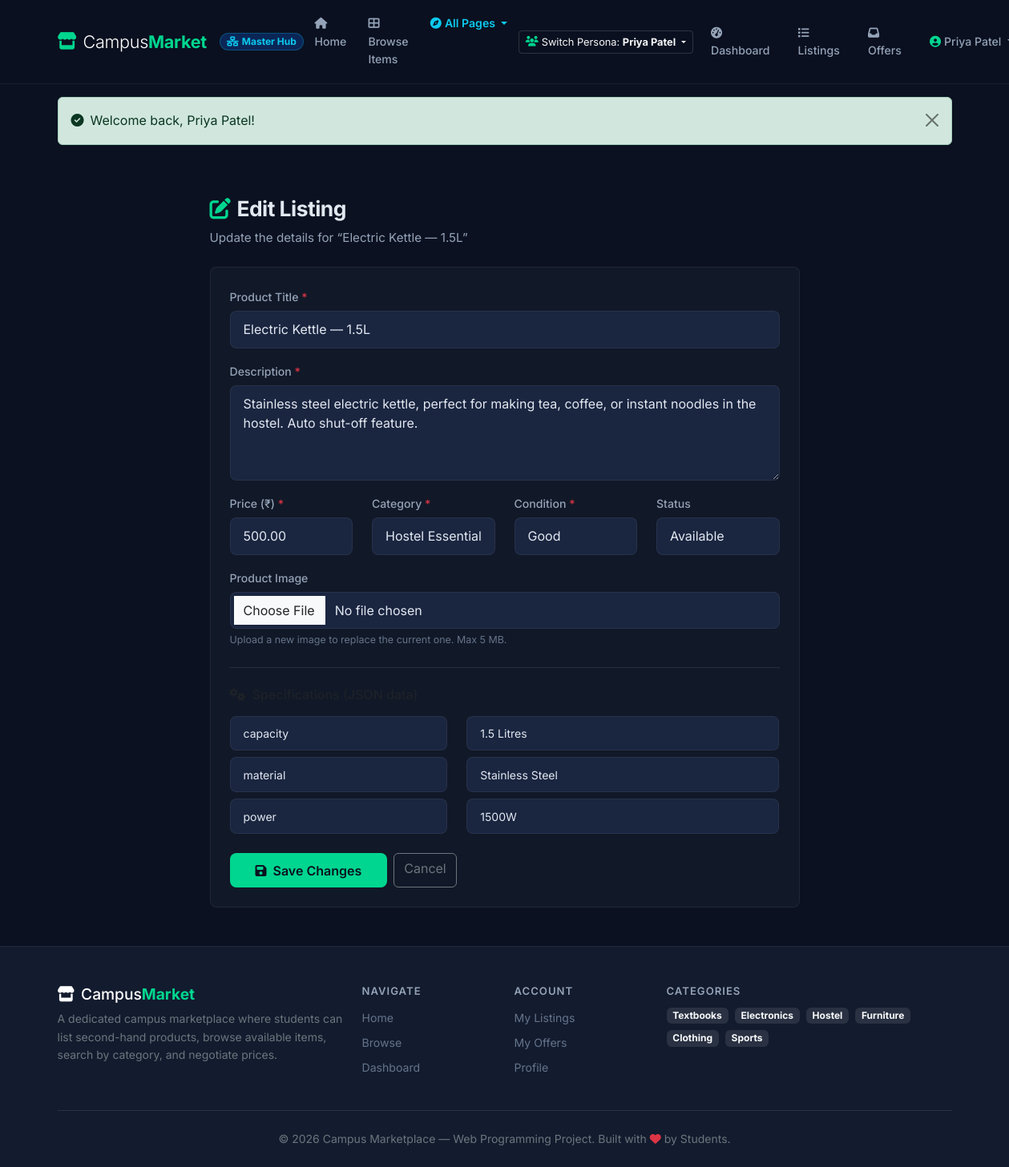
The page /edit-listing.php?id=8 (signed in) on the database its author committed.
### tables this page shows
CREATE TABLE IF NOT EXISTS `products` (
  `id`           INT UNSIGNED     NOT NULL AUTO_INCREMENT,
  `seller_id`    INT UNSIGNED     NOT NULL,
  `title`        VARCHAR(200)     NOT NULL,
  `description`  TEXT             NOT NULL,
  `price`        DECIMAL(10,2)    NOT NULL,
  `product_data` JSON             NOT NULL,
  `image_path`   VARCHAR(500)     DEFAULT NULL,
  `status`       ENUM('Available','Reserved','Sold','Archived') NOT NULL DEFAULT 'Available',
  `created_at`   DATETIME         NOT NULL DEFAULT CURRENT_TIMESTAMP,
  `updated_at`   DATETIME         NOT NULL DEFAULT CURRENT_TIMESTAMP ON UPDATE CURRENT_TIMESTAMP,
  `archived_at`  DATETIME         DEFAULT NULL,
  PRIMARY KEY (`id`),
  KEY `idx_seller`  (`seller_id`),
  KEY `idx_status`  (`status`),
  KEY `idx_price`   (`price`),
  CONSTRAINT `fk_products_seller` FOREIGN KEY (`seller_id`)
    REFERENCES `users`(`id`) ON DELETE CASCADE ON UPDATE CASCADE
);

### includes/functions.php (called while the page is built, shortened)
<?php
function e(string $value): string {
    return htmlspecialchars($value, ENT_QUOTES, 'UTF-8');
}
function validCategories(): array {
    return [
        'Textbooks and Academic Materials',
        'Electronics and Gadgets',
        'Hostel Essentials',
        'Furniture',
        'Clothing and Accessories',
        'Sports Equipment',
        'Other',
    ];
}
function validConditions(): array {
    return ['Like New', 'Good', 'Fair', 'Needs Repair'];
}
function validStatuses(): array {
    return ['Available', 'Reserved', 'Sold', 'Archived'];
}

### edit-listing.php (the view, shortened to what this page needs)
<?php
require_once __DIR__ . '/includes/functions.php';
$db = getDB();
$productId = (int) ($_GET['id'] ?? 0);
$stmt = $db->prepare('SELECT * FROM products WHERE id = ? AND seller_id = ?');
$stmt->execute([$productId, currentUserId()]);
$product = $stmt->fetch();
$productData = json_decode($product['product_data'], true) ?: [];
$specs = $productData['specifications'] ?? [];
$specKeys = array_keys($specs);
$specVals = array_values($specs);
$old = [
    'title'       => $product['title'],
    'description' => $product['description'],
    'price'       => $product['price'],
    'category'    => $productData['category'] ?? '',
    'condition'   => $productData['condition'] ?? '',
    'status'      => $product['status'],
    'spec_key_1'  => $specKeys[0] ?? '',
    'spec_val_1'  => $specVals[0] ?? '',
    'spec_key_2'  => $specKeys[1] ?? '',
    'spec_val_2'  => $specVals[1] ?? '',
    'spec_key_3'  => $specKeys[2] ?? '',
    'spec_val_3'  => $specVals[2] ?? '',
];
require_once __DIR__ . '/includes/header.php';
?>
<section class="container py-5">
    <div class="row justify-content-center">
        <div class="col-lg-8">
            <div class="mb-4">
                <h1 class="section-title"><i class="fas fa-edit text-accent me-2"></i>Edit Listing</h1>
                <p class="section-subtitle">Update the details for &ldquo;<?= e($product['title']) ?>&rdquo;</p>
            </div>
            <form method="POST" enctype="multipart/form-data" class="bg-card border-card rounded-3 p-4">
                <div class="mb-3">
                    <label class="form-label" for="title">Product Title <span class="text-danger">*</span></label>
                    <input type="text" id="title" name="title" class="form-control" maxlength="200" value="<?= e($old['title']) ?>" required>
                </div>
                <div class="mb-3">
                    <label class="form-label" for="description">Description <span class="text-danger">*</span></label>
                    <textarea id="description" name="description" class="form-control" rows="4" required><?= e($old['description']) ?></textarea>
                </div>
                <div class="row mb-3">
                    <div class="col-md-3">
                        <label class="form-label" for="price">Price (₹) <span class="text-danger">*</span></label>
                        <input type="number" id="price" name="price" class="form-control" step="0.01" min="1" value="<?= e($old['price']) ?>" required>
                    </div>
                    <div class="col-md-3">
                        <label class="form-label" for="category">Category <span class="text-danger">*</span></label>
                        <select id="category" name="category" class="form-select" required>
                            <?php foreach (validCategories() as $cat): ?>
                                <option value="<?= e($cat) ?>" <?= $old['category'] === $cat ? 'selected' : '' ?>><?= e($cat) ?></option>
                            <?php endforeach; ?>
                        </select>
                    </div>
                    <div class="col-md-3">
                        <label class="form-label" for="condition">Condition <span class="text-danger">*</span></label>
                        <select id="condition" name="condition" class="form-select" required>
                            <?php foreach (validConditions() as $cond): ?>
                                <option value="<?= e($cond) ?>" <?= $old['condition'] === $cond ? 'selected' : '' ?>><?= e($cond) ?></option>
                            <?php endforeach; ?>
                        </select>
                    </div>
                    <div class="col-md-3">
                        <label class="form-label" for="status">Status</label>
                        <select id="status" name="status" class="form-select">
                            <?php foreach (validStatuses() as $s): ?>
                                <option value="<?= e($s) ?>" <?= $old['status'] === $s ? 'selected' : '' ?>><?= e($s) ?></option>
                            <?php endforeach; ?>
                        </select>
                    </div>
                </div>
                <div class="mb-3">
                    <label class="form-label" for="image">Product Image</label>
                    <input type="file" id="image" name="image" class="form-control" accept="image/jpeg,image/png,image/gif,image/webp">
                    <div class="form-text">Upload a new image to replace the current one. Max 5 MB.</div>
                </div>
                <hr class="border-secondary my-4">
                <h6 class="mb-3 text-muted"><i class="fas fa-cogs me-1"></i> Specifications (JSON data)</h6>
                <?php for ($i = 1; $i <= 3; $i++): ?>
                <div class="row mb-2">
                    <div class="col-5">
                        <input type="text" name="spec_key_<?= $i ?>" class="form-control form-control-sm" placeholder="Key" value="<?= e($old["spec_key_$i"]) ?>">
                    </div>
                    <div class="col-7">
                        <input type="text" name="spec_val_<?= $i ?>" class="form-control form-control-sm" placeholder="Value" value="<?= e($old["spec_val_$i"]) ?>">
                    </div>
                </div>
                <?php endfor; ?>
                <div class="d-flex gap-2 mt-4">
                    <button type="submit" class="btn btn-primary-custom" style="width:auto;padding:.6rem 2rem;">
                        <i class="fas fa-save me-2"></i>Save Changes
                    </button>
                    <a href="/campus-marketplace/my-listings.php" class="btn btn-outline-secondary">Cancel</a>
                </div>
            </form>
        </div>
    </div>
</section>
<?php require_once __DIR__ . '/includes/footer.php'; ?>

### assets/css/style.css (style rules this page uses)
:root { --navy: #0b1120; --navy-light: #131b2e; --navy-mid: #1a2540; --accent: #00d68f; --accent-hover:#00b87a; --accent-glow: rgba(0,214,143,.15); --blue: #3b82f6; --blue-soft: rgba(59,130,246,.12); --danger: #f43f5e; --warning: #f59e0b; --text: #e2e8f0; --text-muted: #94a3b8; --text-dim: #64748b; --card-bg: #111827; --card-border: rgba(255,255,255,.06); --radius: 14px; --radius-sm: 8px; --shadow: 0 4px 24px rgba(0,0,0,.35); --shadow-sm: 0 2px 8px rgba(0,0,0,.2); --transition: .25s cubic-bezier(.4,0,.2,1); --font: 'Inter', system-ui, -apple-system, sans-serif; }
*, *::before, *::after { box-sizing: border-box; }
html { scroll-behavior: smooth; }
body { font-family: var(--font); background: var(--navy); color: var(--text); min-height: 100vh; display: flex; flex-direction: column; line-height: 1.6; }
a { color: var(--accent); text-decoration: none; transition: color var(--transition); }
.section-title { font-size: 1.65rem; font-weight: 700; letter-spacing: -.5px; }
.section-subtitle { color: var(--text-muted); font-size: .95rem; }
.form-control, .form-select { background: var(--navy-mid); border: 1px solid var(--card-border); color: var(--text); border-radius: var(--radius-sm); padding: .65rem 1rem; transition: border var(--transition); }
.form-control::placeholder { color: var(--text-dim); }
.form-label { font-weight: 500; font-size: .88rem; color: var(--text-muted); margin-bottom: .35rem; }
.form-text { color: var(--text-dim); font-size: .78rem; }
.btn-primary-custom { background: var(--accent); border: none; color: var(--navy); font-weight: 600; padding: .7rem; border-radius: var(--radius-sm); width: 100%; font-size: 1rem; transition: all var(--transition); }
.text-accent { color: var(--accent) !important; }
.bg-card { background: var(--card-bg); }
.border-card { border: 1px solid var(--card-border); }

### rows shown on the page
products: title "Electric Kettle — 1.5L", description "Stainless steel electric kettle, perfect for making tea, coffee, or instant noodles in the hostel. Auto shut-off feature.", price "500.00"

### other values the page prints
currentUserName() "Priya Patel"
$flashSuccess "Welcome back, Priya Patel!"
form field category "Hostel Essentials"
form field condition "Good"
form field status "Available"
